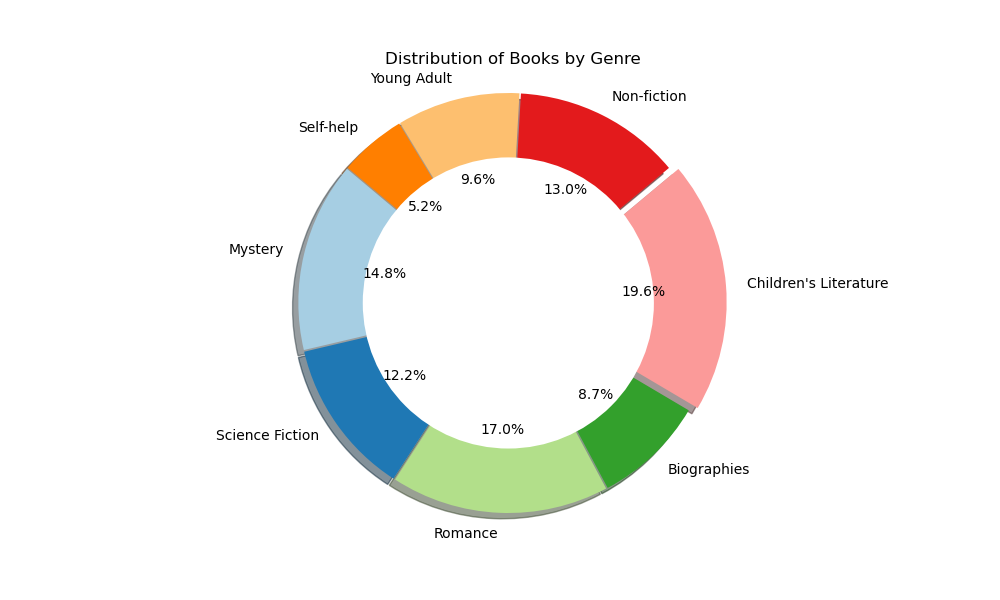

Generate this figure with Python:

import matplotlib.pyplot as plt

# Table data
data = [
    {'Genre': 'Mystery', 'Number of Books': 340},
    {'Genre': 'Science Fiction', 'Number of Books': 280},
    {'Genre': 'Romance', 'Number of Books': 390},
    {'Genre': 'Biographies', 'Number of Books': 200},
    {'Genre': "Children's Literature", 'Number of Books': 450},
    {'Genre': 'Non-fiction', 'Number of Books': 300},
    {'Genre': 'Young Adult', 'Number of Books': 220},
    {'Genre': 'Self-help', 'Number of Books': 120}
]

# Extracting the labels and values
genres = [entry['Genre'] for entry in data]
book_counts = [entry['Number of Books'] for entry in data]

# Diversifying the visualization with colors and explode
colors = plt.cm.Paired(range(len(genres)))
explode = [0.05 if book_count == max(book_counts) else 0.01 for book_count in book_counts]

# Creating the pie chart
plt.figure(figsize=(10, 6))
plt.pie(book_counts, labels=genres, autopct='%1.1f%%', colors=colors, explode=explode, startangle=140, shadow=True)

# Draw a circle at the center to transform it into a donut chart
centre_circle = plt.Circle((0,0),0.70,fc='white')
fig = plt.gcf()
fig.gca().add_artist(centre_circle)

plt.title('Distribution of Books by Genre')
plt.axis('equal')  # Equal aspect ratio ensures that pie is drawn as a circle.

# Display the chart
plt.show()
